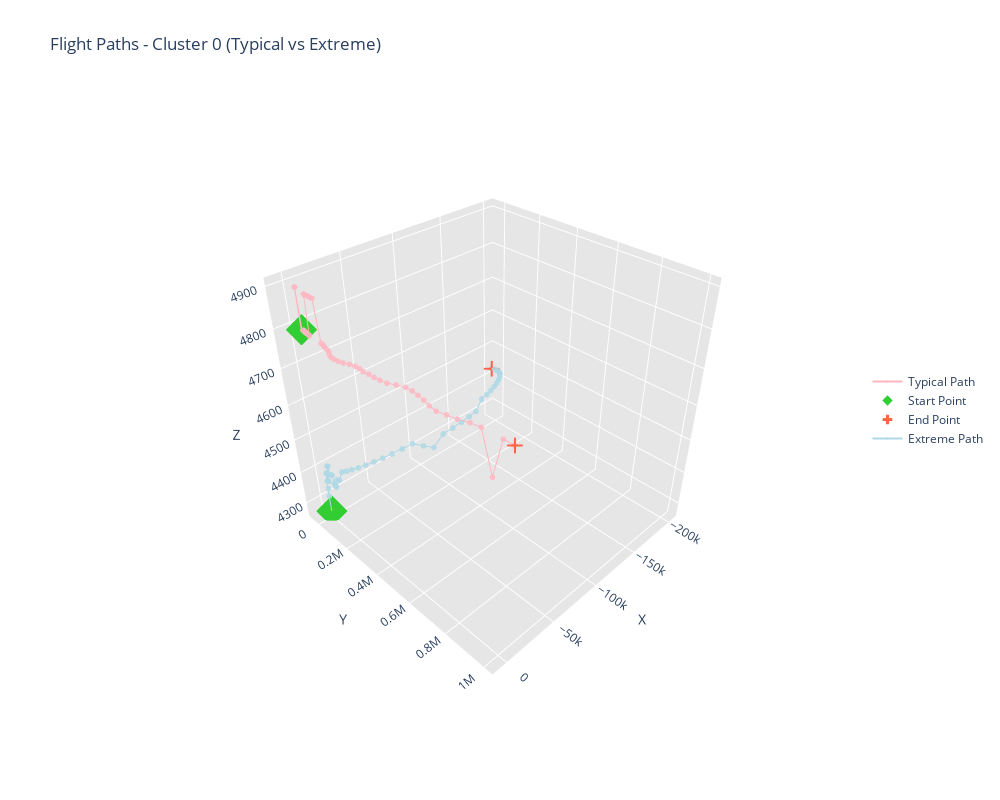
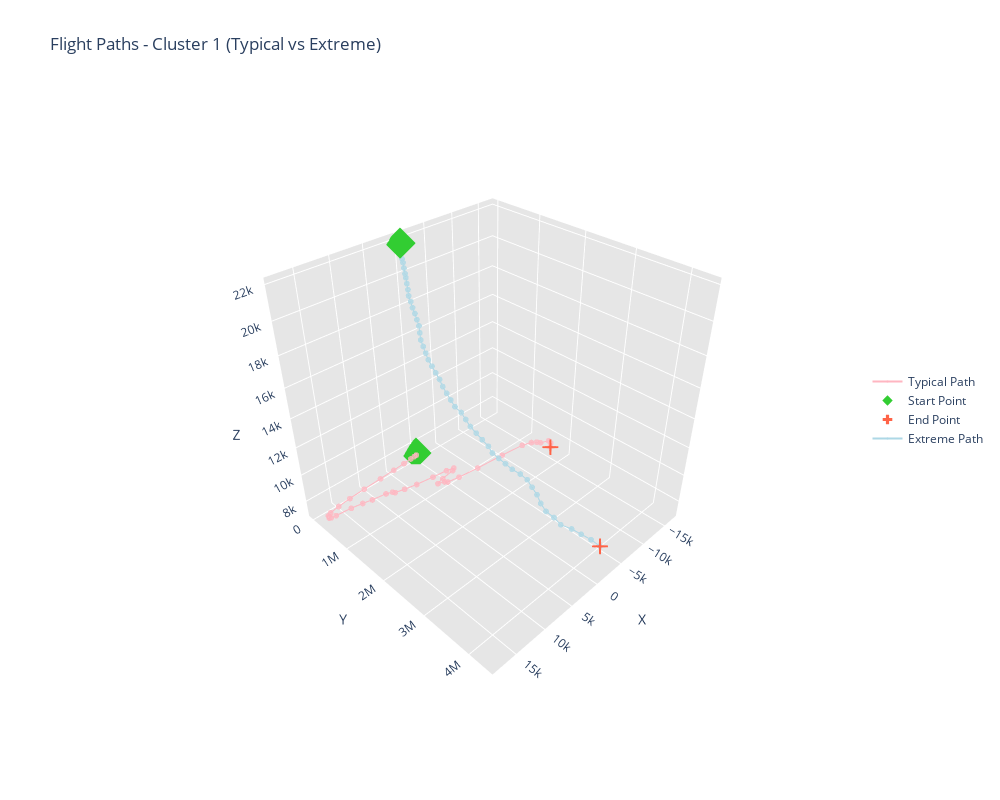
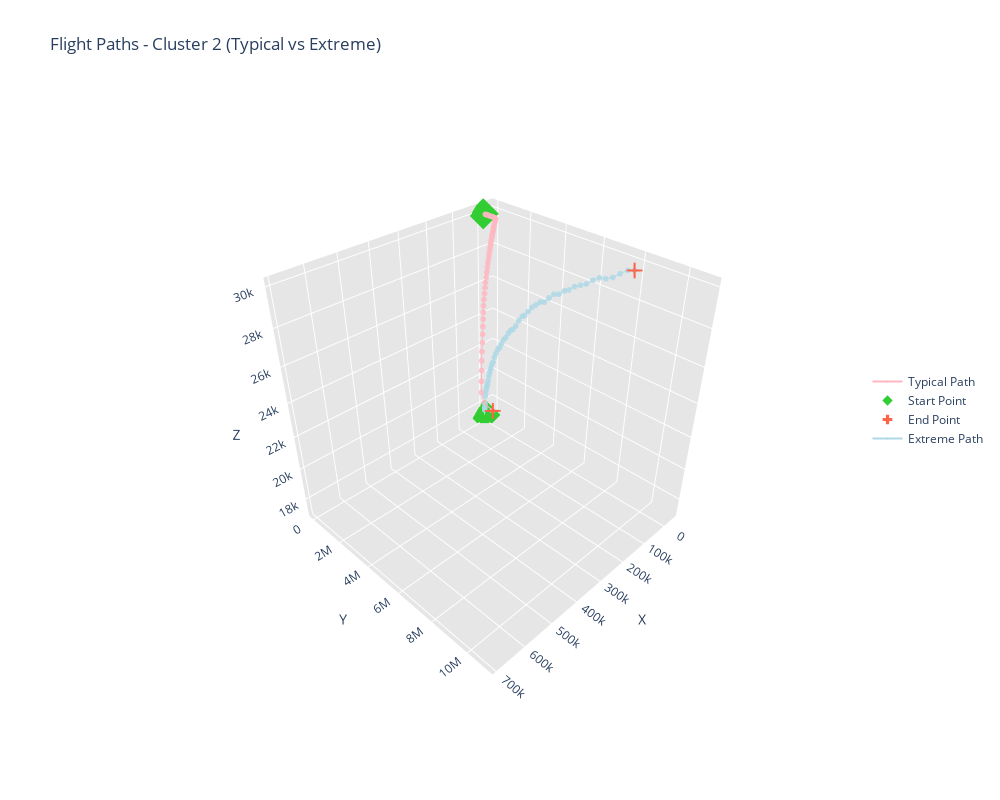

The cell these charts' notebook holds for them, in order:
### Code cell
for plot in plot_objects:
    plot.show()
